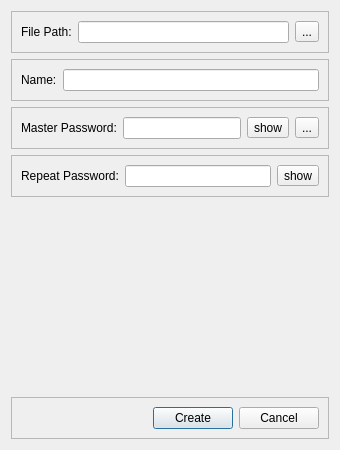
<?xml version="1.0" encoding="UTF-8"?>
<ui version="4.0">
 <class>PasswordSafeCreationDialog</class>
 <widget class="QDialog" name="PasswordSafeCreationDialog">
  <property name="windowModality">
   <enum>Qt::ApplicationModal</enum>
  </property>
  <property name="geometry">
   <rect>
    <x>0</x>
    <y>0</y>
    <width>340</width>
    <height>450</height>
   </rect>
  </property>
  <property name="sizePolicy">
   <sizepolicy hsizetype="Fixed" vsizetype="Fixed">
    <horstretch>0</horstretch>
    <verstretch>0</verstretch>
   </sizepolicy>
  </property>
  <property name="minimumSize">
   <size>
    <width>340</width>
    <height>450</height>
   </size>
  </property>
  <property name="maximumSize">
   <size>
    <width>340</width>
    <height>450</height>
   </size>
  </property>
  <property name="windowTitle">
   <string>Create Password Safe</string>
  </property>
  <property name="sizeGripEnabled">
   <bool>false</bool>
  </property>
  <property name="modal">
   <bool>true</bool>
  </property>
  <layout class="QVBoxLayout" name="verticalLayout">
   <item>
    <widget class="QFrame" name="filePathFrame">
     <property name="frameShape">
      <enum>QFrame::StyledPanel</enum>
     </property>
     <property name="frameShadow">
      <enum>QFrame::Raised</enum>
     </property>
     <layout class="QHBoxLayout" name="horizontalLayout">
      <item>
       <widget class="QLabel" name="filePathLabel">
        <property name="sizePolicy">
         <sizepolicy hsizetype="Preferred" vsizetype="Preferred">
          <horstretch>0</horstretch>
          <verstretch>0</verstretch>
         </sizepolicy>
        </property>
        <property name="text">
         <string>File Path:</string>
        </property>
       </widget>
      </item>
      <item>
       <widget class="QLineEdit" name="filePathLineEdit">
        <property name="text">
         <string/>
        </property>
        <property name="readOnly">
         <bool>true</bool>
        </property>
       </widget>
      </item>
      <item>
       <widget class="QToolButton" name="selectFilePathButton">
        <property name="text">
         <string>...</string>
        </property>
       </widget>
      </item>
     </layout>
    </widget>
   </item>
   <item>
    <widget class="QFrame" name="nameFrame">
     <property name="frameShape">
      <enum>QFrame::StyledPanel</enum>
     </property>
     <property name="frameShadow">
      <enum>QFrame::Raised</enum>
     </property>
     <layout class="QHBoxLayout" name="horizontalLayout_2">
      <item>
       <widget class="QLabel" name="nameLabel">
        <property name="text">
         <string>Name:</string>
        </property>
       </widget>
      </item>
      <item>
       <widget class="QLineEdit" name="nameLineEdit"/>
      </item>
     </layout>
    </widget>
   </item>
   <item>
    <widget class="QFrame" name="masterPasswordFrame">
     <property name="frameShape">
      <enum>QFrame::StyledPanel</enum>
     </property>
     <property name="frameShadow">
      <enum>QFrame::Raised</enum>
     </property>
     <layout class="QHBoxLayout" name="horizontalLayout_3">
      <item>
       <widget class="QLabel" name="masterPasswordLabel">
        <property name="text">
         <string>Master Password:</string>
        </property>
       </widget>
      </item>
      <item>
       <widget class="QLineEdit" name="masterPasswordLineEdit">
        <property name="text">
         <string/>
        </property>
        <property name="echoMode">
         <enum>QLineEdit::Password</enum>
        </property>
       </widget>
      </item>
      <item>
       <widget class="QToolButton" name="masterPasswordShowHideButton">
        <property name="text">
         <string>show</string>
        </property>
        <property name="checkable">
         <bool>true</bool>
        </property>
       </widget>
      </item>
      <item>
       <widget class="QToolButton" name="generatePasswordButton">
        <property name="text">
         <string>...</string>
        </property>
       </widget>
      </item>
     </layout>
    </widget>
   </item>
   <item>
    <widget class="QFrame" name="repeatPasswordFrame">
     <property name="frameShape">
      <enum>QFrame::StyledPanel</enum>
     </property>
     <property name="frameShadow">
      <enum>QFrame::Raised</enum>
     </property>
     <layout class="QHBoxLayout" name="horizontalLayout_4">
      <item>
       <widget class="QLabel" name="repeatPasswordLabel">
        <property name="text">
         <string>Repeat Password:</string>
        </property>
       </widget>
      </item>
      <item>
       <widget class="QLineEdit" name="repeatPasswordLineEdit">
        <property name="echoMode">
         <enum>QLineEdit::Password</enum>
        </property>
       </widget>
      </item>
      <item>
       <widget class="QToolButton" name="repeatPasswordShowHideButton">
        <property name="text">
         <string>show</string>
        </property>
        <property name="checkable">
         <bool>true</bool>
        </property>
       </widget>
      </item>
     </layout>
    </widget>
   </item>
   <item>
    <widget class="PasswordStrengthWidget" name="passwordStrengthWidget" native="true"/>
   </item>
   <item>
    <spacer name="verticalSpacer">
     <property name="orientation">
      <enum>Qt::Vertical</enum>
     </property>
     <property name="sizeHint" stdset="0">
      <size>
       <width>20</width>
       <height>40</height>
      </size>
     </property>
    </spacer>
   </item>
   <item>
    <widget class="QFrame" name="dialogButtonFrame">
     <property name="frameShape">
      <enum>QFrame::StyledPanel</enum>
     </property>
     <property name="frameShadow">
      <enum>QFrame::Raised</enum>
     </property>
     <layout class="QHBoxLayout" name="horizontalLayout_5">
      <item>
       <spacer name="horizontalSpacer">
        <property name="orientation">
         <enum>Qt::Horizontal</enum>
        </property>
        <property name="sizeHint" stdset="0">
         <size>
          <width>40</width>
          <height>20</height>
         </size>
        </property>
       </spacer>
      </item>
      <item>
       <widget class="QPushButton" name="createButton">
        <property name="text">
         <string>Create</string>
        </property>
       </widget>
      </item>
      <item>
       <widget class="QPushButton" name="cancelButton">
        <property name="text">
         <string>Cancel</string>
        </property>
       </widget>
      </item>
     </layout>
    </widget>
   </item>
  </layout>
 </widget>
 <customwidgets>
  <customwidget>
   <class>PasswordStrengthWidget</class>
   <extends>QWidget</extends>
   <header>PasswordStrengthWidget.h</header>
   <container>1</container>
  </customwidget>
 </customwidgets>
 <resources/>
 <connections/>
</ui>
